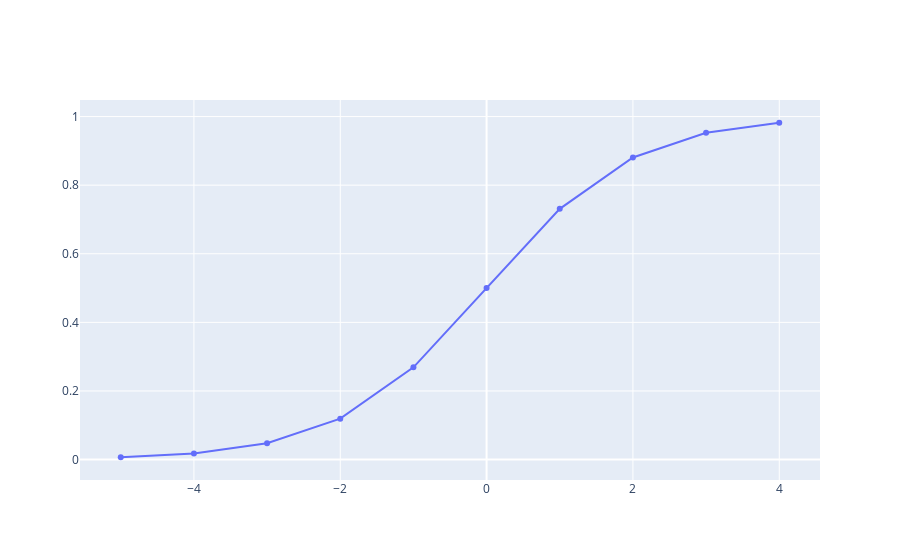

Notebook cell for this chart:
### Markdown cell above
Working of sigmoid function
1. exponent function convert all negative numbers into postive number
2. 1 divide any postive number will result in value b/w 0 and 1
3. -x controls the slop of the curve where negative number are closer to 0 and postive number closer to 1. Try changing the sigin and see how the curve slop changes

### Code cell
import numpy as np

x = np.arange(-5, 5,1)
s = 1 / (1 + np.exp(-x))

print(s)
import plotly.graph_objects as go

fig = go.Figure(go.Scatter(x=x, y=s , name="exponent"))
fig.show()

### Figure 1 — Plotly figure (JSON) as saved in the notebook; plotly's stock layout.template omitted (floating-point values rounded to 4 significant figures)
{"data": [{"name": "exponent", "type": "scatter", "x": [-5, -4, -3, -2, -1, 0, 1, 2, 3, 4], "y": [0.006693, 0.01799, 0.04743, 0.1192, 0.2689, 0.5, 0.7311, 0.8808, 0.9526, 0.982]}], "layout": {}}
